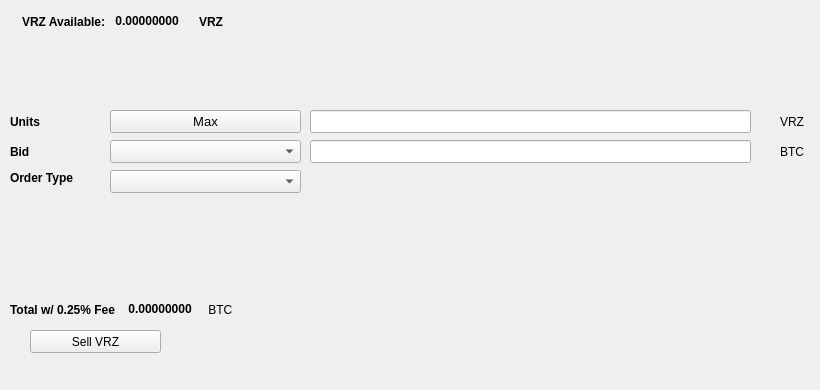
   <widget class="QWidget" name="SellTab">
    <attribute name="title">
     <string>Sell</string>
    </attribute>
    <widget class="QLabel" name="label_16">
     <property name="geometry">
      <rect>
       <x>780</x>
       <y>140</y>
       <width>31</width>
       <height>23</height>
      </rect>
     </property>
     <property name="text">
      <string>BTC</string>
     </property>
    </widget>
    <widget class="QComboBox" name="SellBidcomboBox">
     <property name="geometry">
      <rect>
       <x>110</x>
       <y>140</y>
       <width>191</width>
       <height>23</height>
      </rect>
     </property>
     <property name="font">
      <font>
       <pointsize>10</pointsize>
      </font>
     </property>
    </widget>
    <widget class="QLabel" name="label_18">
     <property name="geometry">
      <rect>
       <x>10</x>
       <y>110</y>
       <width>46</width>
       <height>23</height>
      </rect>
     </property>
     <property name="font">
      <font>
       <weight>75</weight>
       <bold>true</bold>
      </font>
     </property>
     <property name="text">
      <string>Units</string>
     </property>
    </widget>
    <widget class="QPushButton" name="Sell_Max_Amount">
     <property name="geometry">
      <rect>
       <x>110</x>
       <y>110</y>
       <width>191</width>
       <height>23</height>
      </rect>
     </property>
     <property name="font">
      <font>
       <pointsize>10</pointsize>
      </font>
     </property>
     <property name="text">
      <string>Max</string>
     </property>
    </widget>
    <widget class="QLabel" name="label_20">
     <property name="geometry">
      <rect>
       <x>10</x>
       <y>170</y>
       <width>91</width>
       <height>16</height>
      </rect>
     </property>
     <property name="font">
      <font>
       <weight>75</weight>
       <bold>true</bold>
      </font>
     </property>
     <property name="text">
      <string>Order Type</string>
     </property>
    </widget>
    <widget class="QComboBox" name="SellOrdertypeCombo">
     <property name="geometry">
      <rect>
       <x>110</x>
       <y>170</y>
       <width>191</width>
       <height>23</height>
      </rect>
     </property>
     <property name="font">
      <font>
       <pointsize>10</pointsize>
      </font>
     </property>
    </widget>
    <widget class="QLabel" name="label_21">
     <property name="geometry">
      <rect>
       <x>10</x>
       <y>140</y>
       <width>46</width>
       <height>23</height>
      </rect>
     </property>
     <property name="font">
      <font>
       <weight>75</weight>
       <bold>true</bold>
      </font>
     </property>
     <property name="text">
      <string>Bid</string>
     </property>
    </widget>
    <widget class="QLabel" name="label_22">
     <property name="geometry">
      <rect>
       <x>780</x>
       <y>110</y>
       <width>31</width>
       <height>23</height>
      </rect>
     </property>
     <property name="text">
      <string>VRZ</string>
     </property>
    </widget>
    <widget class="QLineEdit" name="UnitsInputVRZ">
     <property name="geometry">
      <rect>
       <x>310</x>
       <y>110</y>
       <width>441</width>
       <height>23</height>
      </rect>
     </property>
     <property name="font">
      <font>
       <pointsize>9</pointsize>
       <weight>75</weight>
       <bold>true</bold>
      </font>
     </property>
    </widget>
    <widget class="QLineEdit" name="SellBidPriceEdit">
     <property name="geometry">
      <rect>
       <x>310</x>
       <y>140</y>
       <width>441</width>
       <height>23</height>
      </rect>
     </property>
     <property name="font">
      <font>
       <pointsize>9</pointsize>
       <weight>75</weight>
       <bold>true</bold>
      </font>
     </property>
    </widget>
    <widget class="QPushButton" name="SellVRZBTN">
     <property name="geometry">
      <rect>
       <x>30</x>
       <y>330</y>
       <width>131</width>
       <height>23</height>
      </rect>
     </property>
     <property name="text">
      <string>Sell VRZ</string>
     </property>
     <property name="icon">
      <iconset resource="../vrz">
       <normaloff>:/icons/bitcoin</normaloff>:/icons/bitcoin</iconset>
     </property>
    </widget>
    <widget class="QWidget" name="layoutWidget3">
     <property name="geometry">
      <rect>
       <x>22</x>
       <y>12</y>
       <width>258</width>
       <height>19</height>
      </rect>
     </property>
     <layout class="QHBoxLayout" name="horizontalLayout">
      <item>
       <widget class="QLabel" name="label232_2">
        <property name="font">
         <font>
          <weight>75</weight>
          <bold>true</bold>
         </font>
        </property>
        <property name="text">
         <string>VRZ Available:</string>
        </property>
       </widget>
      </item>
      <item>
       <widget class="QLabel" name="VRZAvailableLabel">
        <property name="palette">
         <palette>
          <active>
           <colorrole role="WindowText">
            <brush brushstyle="SolidPattern">
             <color alpha="255">
              <red>0</red>
              <green>0</green>
              <blue>0</blue>
             </color>
            </brush>
           </colorrole>
           <colorrole role="Button">
            <brush brushstyle="SolidPattern">
             <color alpha="255">
              <red>0</red>
              <green>170</green>
              <blue>0</blue>
             </color>
            </brush>
           </colorrole>
           <colorrole role="Light">
            <brush brushstyle="SolidPattern">
             <color alpha="255">
              <red>0</red>
              <green>255</green>
              <blue>0</blue>
             </color>
            </brush>
           </colorrole>
           <colorrole role="Midlight">
            <brush brushstyle="SolidPattern">
             <color alpha="255">
              <red>0</red>
              <green>212</green>
              <blue>0</blue>
             </color>
            </brush>
           </colorrole>
           <colorrole role="Dark">
            <brush brushstyle="SolidPattern">
             <color alpha="255">
              <red>0</red>
              <green>85</green>
              <blue>0</blue>
             </color>
            </brush>
           </colorrole>
           <colorrole role="Mid">
            <brush brushstyle="SolidPattern">
             <color alpha="255">
              <red>0</red>
              <green>113</green>
              <blue>0</blue>
             </color>
            </brush>
           </colorrole>
           <colorrole role="Text">
            <brush brushstyle="SolidPattern">
             <color alpha="255">
              <red>0</red>
              <green>170</green>
              <blue>0</blue>
             </color>
            </brush>
           </colorrole>
           <colorrole role="BrightText">
            <brush brushstyle="SolidPattern">
             <color alpha="255">
              <red>255</red>
              <green>255</green>
              <blue>255</blue>
             </color>
            </brush>
           </colorrole>
           <colorrole role="ButtonText">
            <brush brushstyle="SolidPattern">
             <color alpha="255">
              <red>0</red>
              <green>0</green>
              <blue>0</blue>
             </color>
            </brush>
           </colorrole>
           <colorrole role="Base">
            <brush brushstyle="SolidPattern">
             <color alpha="255">
              <red>255</red>
              <green>255</green>
              <blue>255</blue>
             </color>
            </brush>
           </colorrole>
           <colorrole role="Window">
            <brush brushstyle="SolidPattern">
             <color alpha="255">
              <red>0</red>
              <green>170</green>
              <blue>0</blue>
             </color>
            </brush>
           </colorrole>
           <colorrole role="Shadow">
            <brush brushstyle="SolidPattern">
             <color alpha="255">
              <red>0</red>
              <green>0</green>
              <blue>0</blue>
             </color>
            </brush>
           </colorrole>
           <colorrole role="AlternateBase">
            <brush brushstyle="SolidPattern">
             <color alpha="255">
              <red>127</red>
              <green>212</green>
              <blue>127</blue>
             </color>
            </brush>
           </colorrole>
           <colorrole role="ToolTipBase">
            <brush brushstyle="SolidPattern">
             <color alpha="255">
              <red>255</red>
              <green>255</green>
              <blue>220</blue>
             </color>
            </brush>
           </colorrole>
           <colorrole role="ToolTipText">
            <brush brushstyle="SolidPattern">
             <color alpha="255">
              <red>0</red>
              <green>0</green>
              <blue>0</blue>
             </color>
            </brush>
           </colorrole>
          </active>
          <inactive>
           <colorrole role="WindowText">
            <brush brushstyle="SolidPattern">
             <color alpha="255">
              <red>0</red>
              <green>0</green>
              <blue>0</blue>
             </color>
            </brush>
           </colorrole>
           <colorrole role="Button">
            <brush brushstyle="SolidPattern">
             <color alpha="255">
              <red>0</red>
              <green>170</green>
              <blue>0</blue>
             </color>
            </brush>
           </colorrole>
           <colorrole role="Light">
            <brush brushstyle="SolidPattern">
             <color alpha="255">
              <red>0</red>
              <green>255</green>
              <blue>0</blue>
             </color>
            </brush>
           </colorrole>
           <colorrole role="Midlight">
            <brush brushstyle="SolidPattern">
             <color alpha="255">
              <red>0</red>
              <green>212</green>
              <blue>0</blue>
             </color>
            </brush>
           </colorrole>
           <colorrole role="Dark">
            <brush brushstyle="SolidPattern">
             <color alpha="255">
              <red>0</red>
              <green>85</green>
              <blue>0</blue>
             </color>
            </brush>
           </colorrole>
           <colorrole role="Mid">
            <brush brushstyle="SolidPattern">
             <color alpha="255">
              <red>0</red>
              <green>113</green>
              <blue>0</blue>
             </color>
            </brush>
           </colorrole>
           <colorrole role="Text">
            <brush brushstyle="SolidPattern">
             <color alpha="255">
              <red>0</red>
              <green>170</green>
              <blue>0</blue>
             </color>
            </brush>
           </colorrole>
           <colorrole role="BrightText">
            <brush brushstyle="SolidPattern">
             <color alpha="255">
              <red>255</red>
              <green>255</green>
              <blue>255</blue>
             </color>
            </brush>
           </colorrole>
           <colorrole role="ButtonText">
            <brush brushstyle="SolidPattern">
             <color alpha="255">
              <red>0</red>
              <green>0</green>
              <blue>0</blue>
             </color>
            </brush>
           </colorrole>
           <colorrole role="Base">
            <brush brushstyle="SolidPattern">
             <color alpha="255">
              <red>255</red>
              <green>255</green>
              <blue>255</blue>
             </color>
            </brush>
           </colorrole>
           <colorrole role="Window">
            <brush brushstyle="SolidPattern">
             <color alpha="255">
              <red>0</red>
              <green>170</green>
              <blue>0</blue>
             </color>
            </brush>
           </colorrole>
           <colorrole role="Shadow">
            <brush brushstyle="SolidPattern">
             <color alpha="255">
              <red>0</red>
              <green>0</green>
              <blue>0</blue>
             </color>
            </brush>
           </colorrole>
           <colorrole role="AlternateBase">
            <brush brushstyle="SolidPattern">
             <color alpha="255">
              <red>127</red>
              <green>212</green>
              <blue>127</blue>
             </color>
            </brush>
           </colorrole>
           <colorrole role="ToolTipBase">
            <brush brushstyle="SolidPattern">
             <color alpha="255">
              <red>255</red>
              <green>255</green>
              <blue>220</blue>
             </color>
            </brush>
           </colorrole>
           <colorrole role="ToolTipText">
            <brush brushstyle="SolidPattern">
             <color alpha="255">
              <red>0</red>
              <green>0</green>
              <blue>0</blue>
             </color>
            </brush>
           </colorrole>
          </inactive>
          <disabled>
           <colorrole role="WindowText">
            <brush brushstyle="SolidPattern">
             <color alpha="255">
              <red>0</red>
              <green>85</green>
              <blue>0</blue>
             </color>
            </brush>
           </colorrole>
           <colorrole role="Button">
            <brush brushstyle="SolidPattern">
             <color alpha="255">
              <red>0</red>
              <green>170</green>
              <blue>0</blue>
             </color>
            </brush>
           </colorrole>
           <colorrole role="Light">
            <brush brushstyle="SolidPattern">
             <color alpha="255">
              <red>0</red>
              <green>255</green>
              <blue>0</blue>
             </color>
            </brush>
           </colorrole>
           <colorrole role="Midlight">
            <brush brushstyle="SolidPattern">
             <color alpha="255">
              <red>0</red>
              <green>212</green>
              <blue>0</blue>
             </color>
            </brush>
           </colorrole>
           <colorrole role="Dark">
            <brush brushstyle="SolidPattern">
             <color alpha="255">
              <red>0</red>
              <green>85</green>
              <blue>0</blue>
             </color>
            </brush>
           </colorrole>
           <colorrole role="Mid">
            <brush brushstyle="SolidPattern">
             <color alpha="255">
              <red>0</red>
              <green>113</green>
              <blue>0</blue>
             </color>
            </brush>
           </colorrole>
           <colorrole role="Text">
            <brush brushstyle="SolidPattern">
             <color alpha="255">
              <red>0</red>
              <green>85</green>
              <blue>0</blue>
             </color>
            </brush>
           </colorrole>
           <colorrole role="BrightText">
            <brush brushstyle="SolidPattern">
             <color alpha="255">
              <red>255</red>
              <green>255</green>
              <blue>255</blue>
             </color>
            </brush>
           </colorrole>
           <colorrole role="ButtonText">
            <brush brushstyle="SolidPattern">
             <color alpha="255">
              <red>0</red>
              <green>85</green>
              <blue>0</blue>
             </color>
            </brush>
           </colorrole>
           <colorrole role="Base">
            <brush brushstyle="SolidPattern">
             <color alpha="255">
              <red>0</red>
              <green>170</green>
              <blue>0</blue>
             </color>
            </brush>
           </colorrole>
           <colorrole role="Window">
            <brush brushstyle="SolidPattern">
             <color alpha="255">
              <red>0</red>
              <green>170</green>
              <blue>0</blue>
             </color>
            </brush>
           </colorrole>
           <colorrole role="Shadow">
            <brush brushstyle="SolidPattern">
             <color alpha="255">
              <red>0</red>
              <green>0</green>
              <blue>0</blue>
             </color>
            </brush>
           </colorrole>
           <colorrole role="AlternateBase">
            <brush brushstyle="SolidPattern">
             <color alpha="255">
              <red>0</red>
              <green>170</green>
              <blue>0</blue>
             </color>
            </brush>
           </colorrole>
           <colorrole role="ToolTipBase">
            <brush brushstyle="SolidPattern">
             <color alpha="255">
              <red>255</red>
              <green>255</green>
              <blue>220</blue>
             </color>
            </brush>
           </colorrole>
           <colorrole role="ToolTipText">
            <brush brushstyle="SolidPattern">
             <color alpha="255">
              <red>0</red>
              <green>0</green>
              <blue>0</blue>
             </color>
            </brush>
           </colorrole>
          </disabled>
         </palette>
        </property>
        <property name="font">
         <font>
          <weight>75</weight>
          <bold>true</bold>
         </font>
        </property>
        <property name="text">
         <string> 0.00000000 </string>
        </property>
        <property name="textInteractionFlags">
         <set>Qt::LinksAccessibleByMouse|Qt::TextSelectableByKeyboard|Qt::TextSelectableByMouse</set>
        </property>
       </widget>
      </item>
      <item>
       <widget class="QLabel" name="labelVRZ">
        <property name="font">
         <font>
          <weight>75</weight>
          <bold>true</bold>
         </font>
        </property>
        <property name="text">
         <string>VRZ</string>
        </property>
       </widget>
      </item>
     </layout>
    </widget>
    <widget class="QWidget" name="layoutWidget">
     <property name="geometry">
      <rect>
       <x>10</x>
       <y>300</y>
       <width>268</width>
       <height>19</height>
      </rect>
     </property>
     <layout class="QHBoxLayout" name="horizontalLayout_2">
      <item>
       <widget class="QLabel" name="label_19">
        <property name="font">
         <font>
          <weight>75</weight>
          <bold>true</bold>
         </font>
        </property>
        <property name="text">
         <string>Total w/ 0.25% Fee </string>
        </property>
       </widget>
      </item>
      <item>
       <widget class="QLabel" name="SellCostLabel">
        <property name="palette">
         <palette>
          <active>
           <colorrole role="WindowText">
            <brush brushstyle="SolidPattern">
             <color alpha="255">
              <red>0</red>
              <green>0</green>
              <blue>0</blue>
             </color>
            </brush>
           </colorrole>
           <colorrole role="Button">
            <brush brushstyle="SolidPattern">
             <color alpha="255">
              <red>0</red>
              <green>170</green>
              <blue>0</blue>
             </color>
            </brush>
           </colorrole>
           <colorrole role="Light">
            <brush brushstyle="SolidPattern">
             <color alpha="255">
              <red>0</red>
              <green>255</green>
              <blue>0</blue>
             </color>
            </brush>
           </colorrole>
           <colorrole role="Midlight">
            <brush brushstyle="SolidPattern">
             <color alpha="255">
              <red>0</red>
              <green>212</green>
              <blue>0</blue>
             </color>
            </brush>
           </colorrole>
           <colorrole role="Dark">
            <brush brushstyle="SolidPattern">
             <color alpha="255">
              <red>0</red>
              <green>85</green>
              <blue>0</blue>
             </color>
            </brush>
           </colorrole>
           <colorrole role="Mid">
            <brush brushstyle="SolidPattern">
             <color alpha="255">
              <red>0</red>
              <green>113</green>
              <blue>0</blue>
             </color>
            </brush>
           </colorrole>
           <colorrole role="Text">
            <brush brushstyle="SolidPattern">
             <color alpha="255">
              <red>0</red>
              <green>170</green>
              <blue>0</blue>
             </color>
            </brush>
           </colorrole>
           <colorrole role="BrightText">
            <brush brushstyle="SolidPattern">
             <color alpha="255">
              <red>255</red>
              <green>255</green>
              <blue>255</blue>
             </color>
            </brush>
           </colorrole>
           <colorrole role="ButtonText">
            <brush brushstyle="SolidPattern">
             <color alpha="255">
              <red>0</red>
              <green>0</green>
              <blue>0</blue>
             </color>
            </brush>
           </colorrole>
           <colorrole role="Base">
            <brush brushstyle="SolidPattern">
             <color alpha="255">
              <red>255</red>
              <green>255</green>
              <blue>255</blue>
             </color>
            </brush>
           </colorrole>
           <colorrole role="Window">
            <brush brushstyle="SolidPattern">
             <color alpha="255">
              <red>0</red>
              <green>170</green>
              <blue>0</blue>
             </color>
            </brush>
           </colorrole>
           <colorrole role="Shadow">
            <brush brushstyle="SolidPattern">
             <color alpha="255">
              <red>0</red>
              <green>0</green>
              <blue>0</blue>
             </color>
            </brush>
           </colorrole>
           <colorrole role="AlternateBase">
            <brush brushstyle="SolidPattern">
             <color alpha="255">
              <red>127</red>
              <green>212</green>
              <blue>127</blue>
             </color>
            </brush>
           </colorrole>
           <colorrole role="ToolTipBase">
            <brush brushstyle="SolidPattern">
             <color alpha="255">
              <red>255</red>
              <green>255</green>
              <blue>220</blue>
             </color>
            </brush>
           </colorrole>
           <colorrole role="ToolTipText">
            <brush brushstyle="SolidPattern">
             <color alpha="255">
              <red>0</red>
              <green>0</green>
              <blue>0</blue>
             </color>
            </brush>
           </colorrole>
          </active>
          <inactive>
           <colorrole role="WindowText">
            <brush brushstyle="SolidPattern">
             <color alpha="255">
              <red>0</red>
              <green>0</green>
              <blue>0</blue>
             </color>
            </brush>
           </colorrole>
           <colorrole role="Button">
            <brush brushstyle="SolidPattern">
             <color alpha="255">
              <red>0</red>
              <green>170</green>
              <blue>0</blue>
             </color>
            </brush>
           </colorrole>
           <colorrole role="Light">
            <brush brushstyle="SolidPattern">
             <color alpha="255">
              <red>0</red>
              <green>255</green>
              <blue>0</blue>
             </color>
            </brush>
           </colorrole>
           <colorrole role="Midlight">
            <brush brushstyle="SolidPattern">
             <color alpha="255">
              <red>0</red>
              <green>212</green>
              <blue>0</blue>
             </color>
            </brush>
           </colorrole>
           <colorrole role="Dark">
            <brush brushstyle="SolidPattern">
             <color alpha="255">
              <red>0</red>
              <green>85</green>
              <blue>0</blue>
             </color>
            </brush>
           </colorrole>
           <colorrole role="Mid">
            <brush brushstyle="SolidPattern">
             <color alpha="255">
              <red>0</red>
              <green>113</green>
              <blue>0</blue>
             </color>
            </brush>
           </colorrole>
           <colorrole role="Text">
            <brush brushstyle="SolidPattern">
             <color alpha="255">
              <red>0</red>
              <green>170</green>
              <blue>0</blue>
             </color>
            </brush>
           </colorrole>
           <colorrole role="BrightText">
            <brush brushstyle="SolidPattern">
             <color alpha="255">
              <red>255</red>
              <green>255</green>
              <blue>255</blue>
             </color>
            </brush>
           </colorrole>
           <colorrole role="ButtonText">
            <brush brushstyle="SolidPattern">
             <color alpha="255">
              <red>0</red>
              <green>0</green>
              <blue>0</blue>
             </color>
            </brush>
           </colorrole>
           <colorrole role="Base">
            <brush brushstyle="SolidPattern">
             <color alpha="255">
              <red>255</red>
              <green>255</green>
              <blue>255</blue>
             </color>
            </brush>
           </colorrole>
           <colorrole role="Window">
            <brush brushstyle="SolidPattern">
             <color alpha="255">
              <red>0</red>
              <green>170</green>
              <blue>0</blue>
             </color>
            </brush>
           </colorrole>
           <colorrole role="Shadow">
            <brush brushstyle="SolidPattern">
             <color alpha="255">
              <red>0</red>
              <green>0</green>
              <blue>0</blue>
             </color>
            </brush>
           </colorrole>
           <colorrole role="AlternateBase">
            <brush brushstyle="SolidPattern">
             <color alpha="255">
              <red>127</red>
              <green>212</green>
              <blue>127</blue>
             </color>
            </brush>
           </colorrole>
           <colorrole role="ToolTipBase">
            <brush brushstyle="SolidPattern">
             <color alpha="255">
              <red>255</red>
              <green>255</green>
              <blue>220</blue>
             </color>
            </brush>
           </colorrole>
           <colorrole role="ToolTipText">
            <brush brushstyle="SolidPattern">
             <color alpha="255">
              <red>0</red>
              <green>0</green>
              <blue>0</blue>
             </color>
            </brush>
           </colorrole>
          </inactive>
          <disabled>
           <colorrole role="WindowText">
            <brush brushstyle="SolidPattern">
             <color alpha="255">
              <red>0</red>
              <green>85</green>
              <blue>0</blue>
             </color>
            </brush>
           </colorrole>
           <colorrole role="Button">
            <brush brushstyle="SolidPattern">
             <color alpha="255">
              <red>0</red>
              <green>170</green>
              <blue>0</blue>
             </color>
            </brush>
           </colorrole>
           <colorrole role="Light">
            <brush brushstyle="SolidPattern">
             <color alpha="255">
              <red>0</red>
              <green>255</green>
              <blue>0</blue>
             </color>
            </brush>
           </colorrole>
           <colorrole role="Midlight">
            <brush brushstyle="SolidPattern">
             <color alpha="255">
              <red>0</red>
              <green>212</green>
              <blue>0</blue>
             </color>
            </brush>
           </colorrole>
           <colorrole role="Dark">
            <brush brushstyle="SolidPattern">
             <color alpha="255">
              <red>0</red>
              <green>85</green>
              <blue>0</blue>
             </color>
            </brush>
           </colorrole>
           <colorrole role="Mid">
            <brush brushstyle="SolidPattern">
             <color alpha="255">
              <red>0</red>
              <green>113</green>
              <blue>0</blue>
             </color>
            </brush>
           </colorrole>
           <colorrole role="Text">
            <brush brushstyle="SolidPattern">
             <color alpha="255">
              <red>0</red>
              <green>85</green>
              <blue>0</blue>
             </color>
            </brush>
           </colorrole>
           <colorrole role="BrightText">
            <brush brushstyle="SolidPattern">
             <color alpha="255">
              <red>255</red>
              <green>255</green>
              <blue>255</blue>
             </color>
            </brush>
           </colorrole>
           <colorrole role="ButtonText">
            <brush brushstyle="SolidPattern">
             <color alpha="255">
              <red>0</red>
              <green>85</green>
              <blue>0</blue>
             </color>
            </brush>
           </colorrole>
           <colorrole role="Base">
            <brush brushstyle="SolidPattern">
             <color alpha="255">
              <red>0</red>
              <green>170</green>
              <blue>0</blue>
             </color>
            </brush>
           </colorrole>
           <colorrole role="Window">
            <brush brushstyle="SolidPattern">
             <color alpha="255">
              <red>0</red>
              <green>170</green>
              <blue>0</blue>
             </color>
            </brush>
           </colorrole>
           <colorrole role="Shadow">
            <brush brushstyle="SolidPattern">
             <color alpha="255">
              <red>0</red>
              <green>0</green>
              <blue>0</blue>
             </color>
            </brush>
           </colorrole>
           <colorrole role="AlternateBase">
            <brush brushstyle="SolidPattern">
             <color alpha="255">
              <red>0</red>
              <green>170</green>
              <blue>0</blue>
             </color>
            </brush>
           </colorrole>
           <colorrole role="ToolTipBase">
            <brush brushstyle="SolidPattern">
             <color alpha="255">
              <red>255</red>
              <green>255</green>
              <blue>220</blue>
             </color>
            </brush>
           </colorrole>
           <colorrole role="ToolTipText">
            <brush brushstyle="SolidPattern">
             <color alpha="255">
              <red>0</red>
              <green>0</green>
              <blue>0</blue>
             </color>
            </brush>
           </colorrole>
          </disabled>
         </palette>
        </property>
        <property name="font">
         <font>
          <weight>75</weight>
          <bold>true</bold>
         </font>
        </property>
        <property name="autoFillBackground">
         <bool>false</bool>
        </property>
        <property name="text">
         <string> 0.00000000</string>
        </property>
        <property name="textInteractionFlags">
         <set>Qt::LinksAccessibleByMouse|Qt::TextSelectableByMouse</set>
        </property>
       </widget>
      </item>
      <item>
       <widget class="QLabel" name="label_17">
        <property name="font">
         <font>
          <weight>50</weight>
          <bold>false</bold>
         </font>
        </property>
        <property name="text">
         <string> BTC</string>
        </property>
       </widget>
      </item>
     </layout>
    </widget>
    <widget class="QLabel" name="label_23">
     <property name="geometry">
      <rect>
       <x>460</x>
       <y>300</y>
       <width>281</width>
       <height>81</height>
      </rect>
     </property>
     <property name="text">
      <string/>
     </property>
     <property name="pixmap">
      <pixmap>:/images/bittrex</pixmap>
     </property>
    </widget>
   </widget>
